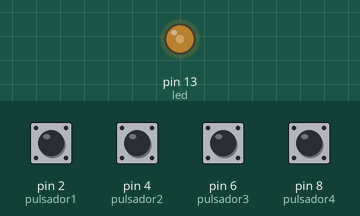
Recording of a sketch running on a simulated Arduino Uno, built with avr-gcc and run on an emulated ATmega328P. On the bench: output pins drawn as LEDs (lit = HIGH). The inputs (shaded band) are chosen by the test bench; at power-on: pin 2 (pulsador1), pin 4 (pulsador2), pin 6 (pulsador3), pin 8 (pulsador4) HIGH.

Above: at 0.1 s.
Timing chart, 0 to 1.6 s (numbered marks = the images above):
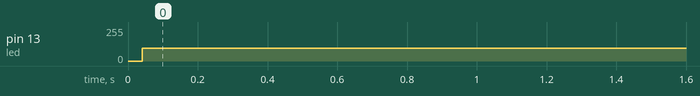

Measured:
- by itself, pin 13 (led): 0/255 → 97/255 at 0.04 s

The sketch:

4_pulsadores_1_led.ino
```cpp
/*  INSTRUCCIONES
       ~SON 4 PULSADORES.
- si PRESIONO SOLO UNO de esos PULSADORES (no importa cual) se debe ECENDER el LED,
   pero si SUELTO el PULSADOR, el LED se debe APAGAR.
- si PRESIONO 2 PULSADORES a la vez, el LED NO ENCIENDE. (obiamente, si SUELTO UNO de esos PULSADORES,
   el LED se va a ENCENDER.)
- si PRESIONO 3 PULSADORES a la vez, el LED SI ENCIENDE.
- si PRESIONO 4 PULSADORES a la vez, el LED NO ENCIENDE.
*/

const int    pulsador1      =    2;
const int    pulsador2      =    4;
const int    pulsador3      =    6;
const int    pulsador4      =    8;

int          estado1        =    0;
int          estado2        =    0;
int          estado3        =    0;
int          estado4        =    0;
int          led            =    13;

void setup() {
 pinMode(pulsador1,INPUT);
 pinMode(pulsador2,INPUT);
 pinMode(pulsador3,INPUT);
 pinMode(pulsador4,INPUT);
 pinMode(led,OUTPUT);
}

void loop() {
 estado1 = digitalRead(pulsador1);
 estado2 = digitalRead(pulsador2);
 estado3 = digitalRead(pulsador3);
 estado4 = digitalRead(pulsador4);

  if((estado1 == LOW) && (estado2 == LOW) && (estado3 == LOW) && (estado4 == LOW));{  // 0
  digitalWrite(led,LOW);}
//-----------------------------------------------------------------------------------( 1=HIGH)(0=LOW)
  if((estado1 == HIGH) && (estado2 == LOW) && (estado3 == LOW) && (estado4 == LOW));{  // 1= 1
  digitalWrite(led,HIGH);}

  if((estado1 == LOW) && (estado2 == HIGH) && (estado3 == LOW) && (estado4 == LOW));{  // 2= 1
  digitalWrite(led,HIGH);}

  if((estado1 == LOW) && (estado2 == LOW) && (estado3 == HIGH) && (estado4 == LOW));{  // 3= 1
  digitalWrite(led,HIGH);}

  if((estado1 == LOW) && (estado2 == LOW) && (estado3 == LOW) && (estado4 == HIGH));{  // 4= 1
  digitalWrite(led,HIGH);}
//------------------------------------------------------------------------------------
  if((estado1 == HIGH) && (estado2 == HIGH) && (estado3 == LOW) && (estado4 == LOW));{  // 1+2= 0
  digitalWrite(led,LOW);}

  if((estado1 == HIGH) && (estado2 == LOW) && (estado3 == HIGH) && (estado4 == LOW));{  // 1+3= 0
  digitalWrite(led,LOW);}

  if((estado1 == HIGH) && (estado2 == LOW) && (estado3 == LOW) && (estado4 == HIGH));{  //1+4= 0
  digitalWrite(led,LOW);}

  if((estado1 == LOW) && (estado2 == HIGH) && (estado3 == HIGH) && (estado4 == LOW));{  //2+3= 0
  digitalWrite(led,LOW);}

  if((estado1 == LOW) && (estado2 == HIGH) && (estado3 == LOW) && (estado4 == HIGH));{  //2+4= 0
  digitalWrite(led,LOW);}

  if((estado1 == LOW) && (estado2 == LOW) && (estado3 == HIGH) && (estado4 == HIGH));{  //3+4= 0
  digitalWrite(led,LOW);}
//------------------------------------------------------------------------------------
  if((estado1 == HIGH) && (estado2 == HIGH) && (estado3 == HIGH) && (estado4 == LOW));{  //1+2+3= 1
  digitalWrite(led,HIGH);}

  if((estado1 == HIGH) && (estado2 == HIGH) && (estado3 == LOW) && (estado4 == HIGH));{  //1+2+4= 1
  digitalWrite(led,HIGH);}

  if((estado1 == HIGH) && (estado2 == LOW) && (estado3 == HIGH) && (estado4 == HIGH));{  //1+3+4= 1
  digitalWrite(led,HIGH);}

  if((estado1 == LOW) && (estado2 == HIGH) && (estado3 == HIGH) && (estado4 == HIGH));{  //2+3+4= 1
  digitalWrite(led,HIGH);}
//-------------------------------------------------------------------------------------
  if((estado1 == HIGH) && (estado2 == HIGH) && (estado3 == HIGH) && (estado4 == HIGH));{  //1+2+3+4= 0
  digitalWrite(led,LOW);}
}
```
